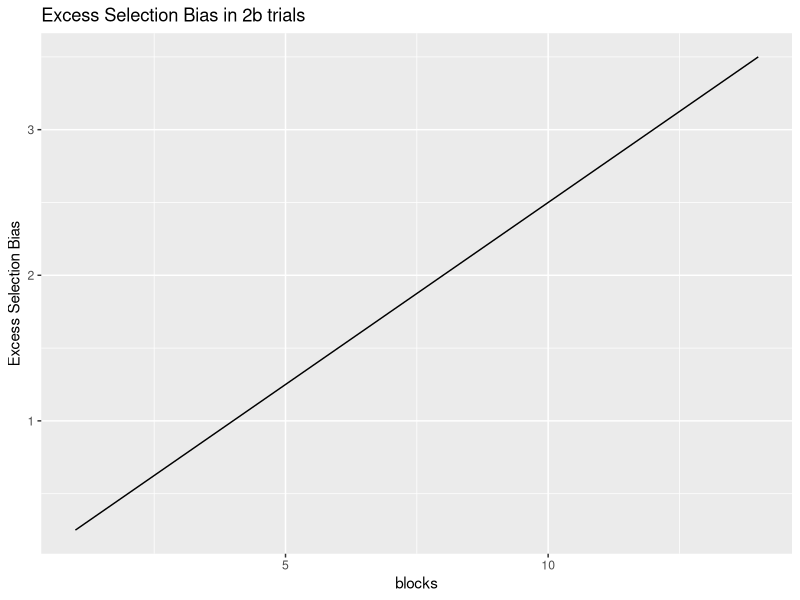

Recreate this plot in R.
## ---- chunk 1
library(ggplot2)
library(tidyverse)
r <- 2
b <- seq(1,14,1)
excess <- ((r-1)/(2*r))*b
DF <- as.data.frame(cbind(b,excess))
DF %>% 
  ggplot() + 
  geom_line(mapping = aes(x = b, y = excess)) + 
  labs(title = "Excess Selection Bias in 2b trials", x = "blocks", y = "Excess Selection Bias")

